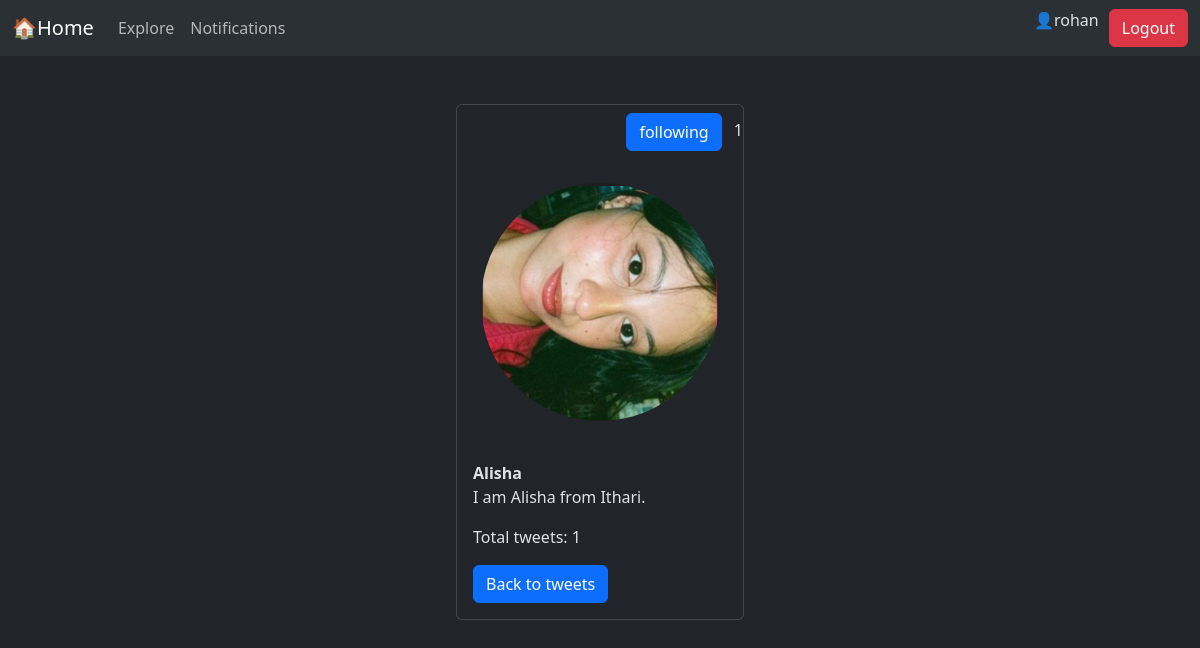
Page /tweet/profile/Alisha/ (signed in) on the committed database.
### tweet/models.py (models this page shows, shortened)
class Profile(models.Model):
    user= models.OneToOneField(User,on_delete=models.CASCADE)
    bio=models.TextField(max_length=200, blank=True)
    profile_picture=models.ImageField(upload_to='profile_pics/',blank=True,null=True)

### tweet/views.py (the view)
# urls.py: path('profile/<str:username>/', views.profile_view, name='profile_view'),
def profile_view(request, username):
    target_user=get_object_or_404( User, username=username)
    profile=get_object_or_404(Profile,user=target_user)
    tweet_count=Tweet.objects.filter(user=target_user).count()
    if request.user.is_authenticated:
        if target_user.followers.filter(follower=request.user).exists():
            target_user.is_followed=True
        else:
            target_user.is_followed=False
    return render(request,'profile_view.html',{'user':request.user,'target_user':target_user, 'profile':profile,'bio':profile.bio,'tweet_count':tweet_count})

### tweet/templates/profile_view.html (shortened to what this page needs)
{% extends "base.html" %}
{% block content %}
<div class="d-flex justify-content-center mt-5">
<div class="card" style="width: 18rem;">
  <div class="d-flex justify-content-end">
     <form action="{% url 'follow_user' target_user.id %}" method="POST">
          <button {% if target_user.is_followed %}
          class='btn btn-primary m-2' type='submit'
          {% else %}
          class='btn btn-outline-primary m-2' type='submit'
          {% endif %}>
            {% if target_user.is_followed %}
              following
            {% else %}
              follow
            {% endif %}
        </button>
        {{target_user.followers.count}}
      </form>
      </div>
    <img src="{{profile.profile_picture.url}}" class="card-img-top rounded-circle p-4" alt="...">
    <div class="card-body">
      <strong>{{target_user.username}}</strong>
      <p class="card-text">{{profile.bio}}</p>
      <p class="card-text">Total tweets: {{tweet_count}}</p>
      <a href="{% url 'tweet_list' %}" class="btn btn-primary">Back to tweets</a>
    </div>
  </div>
</div>
{% endblock  %}

### templates/base.html (shortened to what this page needs)
{% load static %}
<!DOCTYPE html>
<html lang="en" data-bs-theme="dark">
<head>
    <link href="https://cdn.jsdelivr.net/npm/bootstrap@5.3.8/dist/css/bootstrap.min.css"
        rel="stylesheet"
>
</head>
<body>
    <nav class="navbar navbar-expand-lg bg-body-tertiary">
  <div class="container-fluid">
    <a class="navbar-brand" href="{% url 'tweet_list' %}">🏠Home</a>
    <div class="collapse navbar-collapse" id="navbarSupportedContent">
      <ul class="navbar-nav me-auto mb-2 mb-lg-0">
        <li class="nav-item">
          <a class="nav-link" href="#">Explore</a>
        </li>
        <li class="nav-item">
          <a class="nav-link" href="#">
            Notifications
          </a>
        </li>
      </ul>
       {% if user.is_authenticated %}
        <p>👤{{user.username}}</p>
        <form action="{% url 'logout' %}" method="post">
        <button class="btn btn-danger" type="submit" style="margin-left: 10px;">Logout</button>
      </form>
      {% else %}
      <a href="{% url 'register' %}" class="btn btn-success" style="margin-left: 10px;">Register</a>
      <a href="{% url 'login' %}" class="btn btn-primary" style="margin-left: 10px;">Login</a>
      {% endif %}
    </div>
  </div>
</nav>
  <div class="container">
        {% block content %}{% endblock %}
    </div>
</body>
</html>

### rows in the picture
Profile: profile_picture (picture), bio "I am Alisha from Ithari."

### other values in the picture
{{ user.username }} "rohan"
{{ target_user.followers.count }} "1"
{{ target_user.username }} "Alisha"
{{ tweet_count }} "1"
